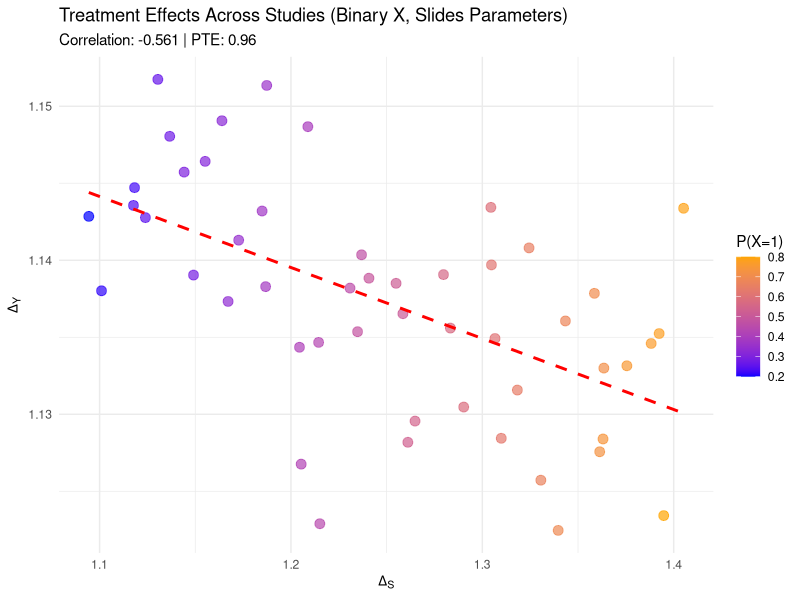
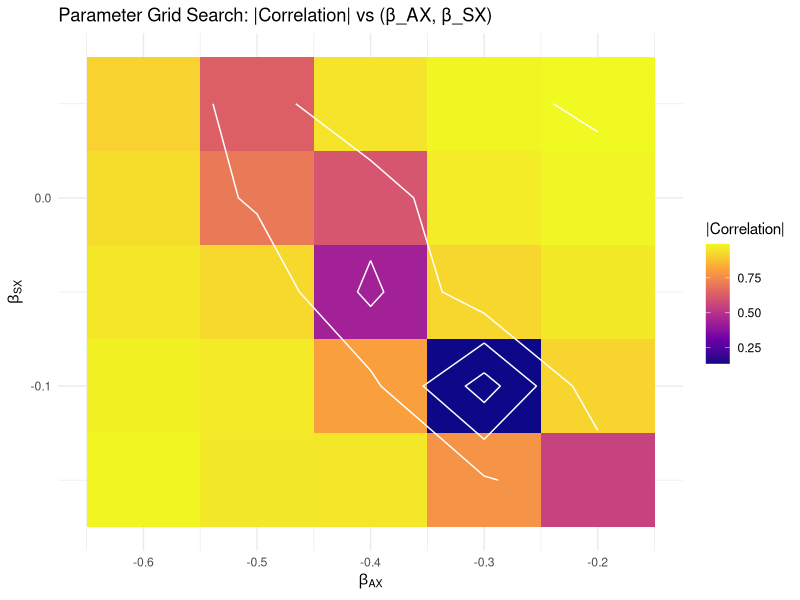
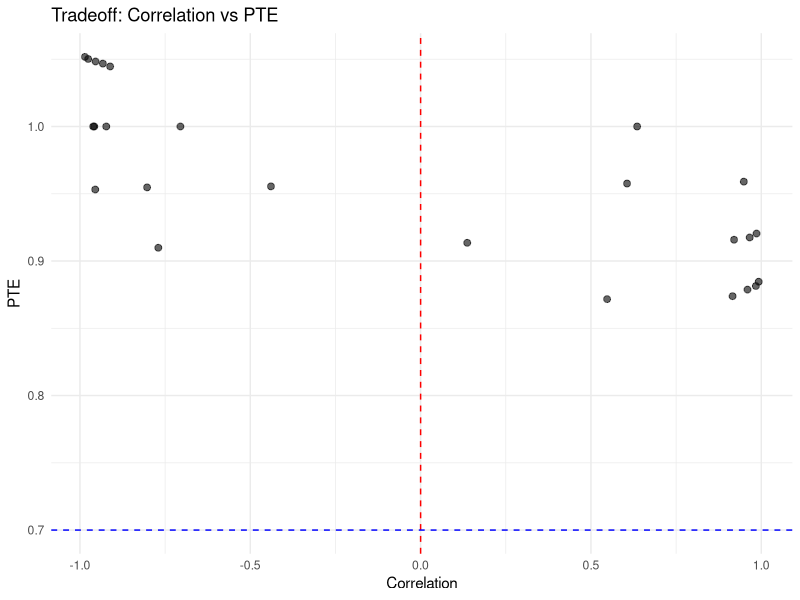
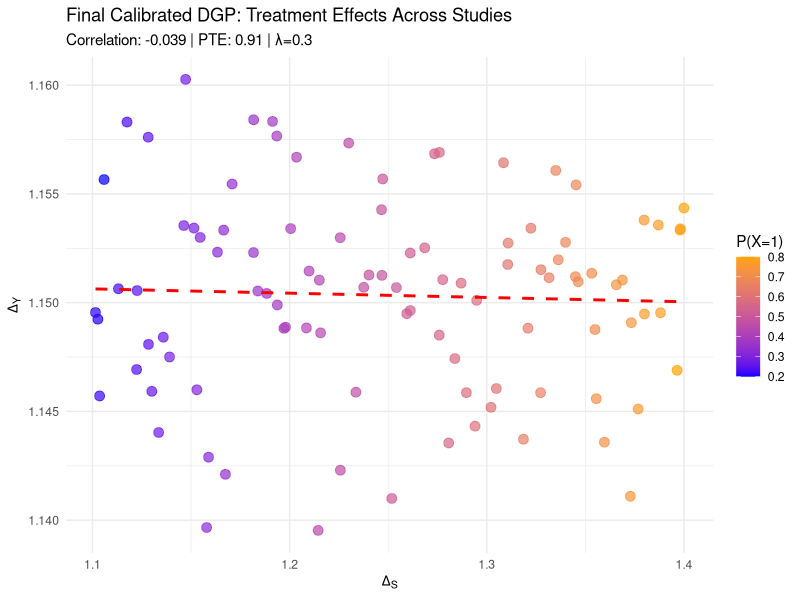

The R source for these figures, in order:
# Parameter Calibration for Discrete X DGP
#
# Goal: Find DGP parameters that produce:
# - High PTE (≈ 0.7) in reference study P₀
# - Near-zero correlation (≈ 0 to 0.1) across studies within TV ball
# - Binary X ∈ {0, 1}
#
# Strategy:
# 1. Start with slides DGP parameters (known to work for continuous X)
# 2. Test with binary X instead of continuous
# 3. Grid search over key parameters if needed
# 4. Validate that TV ball of radius λ covers meaningful study variation

library(dplyr)
library(ggplot2)

# =============================================================================
# Helper Functions
# =============================================================================

#' Generate RCT data with binary X
#'
#' @param n Sample size
#' @param p_X Probability that X=1 (default: 0.5 for P₀)
#' @param params Named list of DGP parameters
#' @param seed Random seed
generate_binary_x_data <- function(n, p_X = 0.5, params, seed = NULL) {
  if (!is.null(seed)) set.seed(seed)

  # Generate binary X
  X <- rbinom(n, 1, p_X)
  A <- rbinom(n, 1, 0.5)

  # S = (gamma_A + gamma_AX * X) * A + ε_S
  S <- (params$gamma_A + params$gamma_AX * X) * A +
       rnorm(n, sd = params$sigma_S)

  # Y = (beta_A + beta_AX * X) * A + beta_S * S + beta_SX * S * X + ε_Y
  Y <- (params$beta_A + params$beta_AX * X) * A +
       params$beta_S * S +
       params$beta_SX * S * X +
       rnorm(n, sd = params$sigma_Y)

  data.frame(X = X, A = A, S = S, Y = Y)
}

#' Compute true treatment effects for a given p_X
#'
#' @param n_large Large sample size for stable estimates
#' @param p_X Probability that X=1
#' @param params DGP parameters
compute_treatment_effects <- function(n_large = 50000, p_X, params) {
  data <- generate_binary_x_data(n_large, p_X, params)

  Delta_S <- mean(data$S[data$A == 1]) - mean(data$S[data$A == 0])
  Delta_Y <- mean(data$Y[data$A == 1]) - mean(data$Y[data$A == 0])

  c(Delta_S = Delta_S, Delta_Y = Delta_Y)
}

#' Compute correlation across studies within TV ball
#'
#' @param p_X_0 Reference probability P₀(X=1)
#' @param lambda TV ball radius
#' @param params DGP parameters
#' @param n_studies Number of studies to sample
#' @param n_per_study Sample size per study
compute_correlation_in_tv_ball <- function(p_X_0 = 0.5,
                                           lambda = 0.3,
                                           params,
                                           n_studies = 100,
                                           n_per_study = 50000) {
  # TV ball for binary X: [max(0, p_X_0 - lambda), min(1, p_X_0 + lambda)]
  p_X_min <- max(0, p_X_0 - lambda)
  p_X_max <- min(1, p_X_0 + lambda)

  # Sample p_X values uniformly from TV ball
  p_X_values <- seq(p_X_min, p_X_max, length.out = n_studies)

  effects <- t(sapply(p_X_values, function(p) {
    compute_treatment_effects(n_per_study, p, params)
  }))

  correlation <- cor(effects[, "Delta_S"], effects[, "Delta_Y"])

  list(
    correlation = correlation,
    Delta_S = effects[, "Delta_S"],
    Delta_Y = effects[, "Delta_Y"],
    p_X_values = p_X_values,
    p_X_range = c(p_X_min, p_X_max)
  )
}

#' Compute PTE in reference study
#'
#' @param params DGP parameters
#' @param p_X_0 Reference probability P₀(X=1)
#' @param n_large Large n for stable estimates
compute_pte <- function(params, p_X_0 = 0.5, n_large = 50000) {
  data <- generate_binary_x_data(n_large, p_X_0, params)

  # Simple regression-based PTE
  # Regress Y[A=1] on S[A=1]
  # Regress Y[A=0] on S[A=0]

  data_treated <- data[data$A == 1, ]
  data_control <- data[data$A == 0, ]

  fit_1 <- lm(Y ~ S, data = data_treated)
  fit_0 <- lm(Y ~ S, data = data_control)

  # Treatment effect on S
  Delta_S <- mean(data_treated$S) - mean(data_control$S)

  # Treatment effect on Y
  Delta_Y <- mean(data_treated$Y) - mean(data_control$Y)

  # PTE = (Delta_Y - direct effect) / Delta_Y
  # Direct effect ≈ beta_A + beta_AX * E[X]
  direct_effect <- params$beta_A + params$beta_AX * p_X_0

  pte <- 1 - direct_effect / Delta_Y

  list(
    pte = pte,
    Delta_S = Delta_S,
    Delta_Y = Delta_Y,
    direct_effect = direct_effect
  )
}

# =============================================================================
# Test 1: Slides Parameters with Binary X
# =============================================================================

message("\n=== Test 1: Slides Parameters with Binary X ===\n")

params_slides <- list(
  gamma_A = 1.0,
  gamma_AX = 0.5,
  beta_A = 0.25,
  beta_AX = -0.4,
  beta_S = 0.9,
  beta_SX = -0.05,
  sigma_S = 0.5,
  sigma_Y = 0.5
)

# Compute PTE in P₀
pte_result <- compute_pte(params_slides, p_X_0 = 0.5)
cat(sprintf("PTE in P₀ (p_X=0.5): %.3f\n", pte_result$pte))
cat(sprintf("  Delta_S = %.3f\n", pte_result$Delta_S))
cat(sprintf("  Delta_Y = %.3f\n", pte_result$Delta_Y))
cat(sprintf("  Direct effect = %.3f\n", pte_result$direct_effect))

# Compute correlation across TV ball
cor_result <- compute_correlation_in_tv_ball(
  p_X_0 = 0.5,
  lambda = 0.3,
  params = params_slides,
  n_studies = 50
)

cat(sprintf("\nCorrelation within TV ball (λ=0.3): %.3f\n", cor_result$correlation))
cat(sprintf("  p_X range: [%.2f, %.2f]\n",
            cor_result$p_X_range[1], cor_result$p_X_range[2]))
cat(sprintf("  Delta_S range: [%.3f, %.3f]\n",
            min(cor_result$Delta_S), max(cor_result$Delta_S)))
cat(sprintf("  Delta_Y range: [%.3f, %.3f]\n",
            min(cor_result$Delta_Y), max(cor_result$Delta_Y)))

# Visualize
plot_data <- data.frame(
  Delta_S = cor_result$Delta_S,
  Delta_Y = cor_result$Delta_Y,
  p_X = cor_result$p_X_values
)

p1 <- ggplot(plot_data, aes(x = Delta_S, y = Delta_Y, color = p_X)) +
  geom_point(size = 3, alpha = 0.7) +
  geom_smooth(method = "lm", se = FALSE, color = "red", linetype = "dashed") +
  scale_color_gradient(low = "blue", high = "orange") +
  labs(
    title = "Treatment Effects Across Studies (Binary X, Slides Parameters)",
    subtitle = sprintf("Correlation: %.3f | PTE: %.2f",
                       cor_result$correlation, pte_result$pte),
    x = expression(Delta[S]),
    y = expression(Delta[Y]),
    color = "P(X=1)"
  ) +
  theme_minimal()

print(p1)

# =============================================================================
# Test 2: Parameter Grid Search
# =============================================================================

message("\n=== Test 2: Parameter Grid Search ===\n")
message("Searching for parameters giving |correlation| < 0.15...\n")

# Grid over key parameters
beta_AX_values <- seq(-0.6, -0.2, by = 0.1)
beta_SX_values <- seq(-0.15, 0.05, by = 0.05)

grid_results <- expand.grid(
  beta_AX = beta_AX_values,
  beta_SX = beta_SX_values
)

grid_results$correlation <- NA
grid_results$pte <- NA

for (i in seq_len(nrow(grid_results))) {
  if (i %% 10 == 0) {
    message(sprintf("  Testing combination %d/%d", i, nrow(grid_results)))
  }

  params_test <- params_slides
  params_test$beta_AX <- grid_results$beta_AX[i]
  params_test$beta_SX <- grid_results$beta_SX[i]

  # Compute correlation (smaller n for speed)
  cor_test <- compute_correlation_in_tv_ball(
    p_X_0 = 0.5,
    lambda = 0.3,
    params = params_test,
    n_studies = 30,
    n_per_study = 20000
  )

  pte_test <- compute_pte(params_test, p_X_0 = 0.5, n_large = 20000)

  grid_results$correlation[i] <- cor_test$correlation
  grid_results$pte[i] <- pte_test$pte
}

# Find best parameters
grid_results$abs_correlation <- abs(grid_results$correlation)
grid_results <- grid_results[order(grid_results$abs_correlation), ]

cat("\n--- Top 5 Parameter Combinations ---\n")
print(head(grid_results[, c("beta_AX", "beta_SX", "correlation", "pte")], 5))

# Visualize grid
p2 <- ggplot(grid_results, aes(x = beta_AX, y = beta_SX, fill = abs_correlation)) +
  geom_tile() +
  geom_contour(aes(z = abs_correlation), color = "white", bins = 5) +
  scale_fill_viridis_c(option = "plasma") +
  labs(
    title = "Parameter Grid Search: |Correlation| vs (β_AX, β_SX)",
    x = expression(beta[AX]),
    y = expression(beta[SX]),
    fill = "|Correlation|"
  ) +
  theme_minimal()

print(p2)

p3 <- ggplot(grid_results, aes(x = correlation, y = pte)) +
  geom_point(size = 2, alpha = 0.6) +
  geom_vline(xintercept = 0, linetype = "dashed", color = "red") +
  geom_hline(yintercept = 0.7, linetype = "dashed", color = "blue") +
  labs(
    title = "Tradeoff: Correlation vs PTE",
    x = "Correlation",
    y = "PTE"
  ) +
  theme_minimal()

print(p3)

# =============================================================================
# Test 3: Validate Best Parameters
# =============================================================================

message("\n=== Test 3: Validate Best Parameters ===\n")

best_params <- params_slides
best_params$beta_AX <- grid_results$beta_AX[1]
best_params$beta_SX <- grid_results$beta_SX[1]

cat("Best parameters found:\n")
cat(sprintf("  beta_AX = %.3f\n", best_params$beta_AX))
cat(sprintf("  beta_SX = %.3f\n", best_params$beta_SX))

# Full validation with larger n
pte_final <- compute_pte(best_params, p_X_0 = 0.5, n_large = 100000)
cor_final <- compute_correlation_in_tv_ball(
  p_X_0 = 0.5,
  lambda = 0.3,
  params = best_params,
  n_studies = 100,
  n_per_study = 100000
)

cat(sprintf("\nFinal validation (n=100,000):\n"))
cat(sprintf("  PTE: %.3f\n", pte_final$pte))
cat(sprintf("  Correlation: %.3f\n", cor_final$correlation))

# Plot final results
plot_final <- data.frame(
  Delta_S = cor_final$Delta_S,
  Delta_Y = cor_final$Delta_Y,
  p_X = cor_final$p_X_values
)

p4 <- ggplot(plot_final, aes(x = Delta_S, y = Delta_Y, color = p_X)) +
  geom_point(size = 3, alpha = 0.7) +
  geom_smooth(method = "lm", se = FALSE, color = "red", linetype = "dashed") +
  scale_color_gradient(low = "blue", high = "orange") +
  labs(
    title = "Final Calibrated DGP: Treatment Effects Across Studies",
    subtitle = sprintf("Correlation: %.3f | PTE: %.2f | λ=0.3",
                       cor_final$correlation, pte_final$pte),
    x = expression(Delta[S]),
    y = expression(Delta[Y]),
    color = "P(X=1)"
  ) +
  theme_minimal()

print(p4)

# Save best parameters
cat("\n--- Recommended DGP Parameters ---\n")
cat("Copy these to validation/dgp_discrete_x.R:\n\n")
cat("params_discrete_x <- list(\n")
for (param_name in names(best_params)) {
  cat(sprintf("  %s = %.3f%s\n",
              param_name,
              best_params[[param_name]],
              ifelse(param_name == names(best_params)[length(best_params)], "", ",")))
}
cat(")\n")

message("\n=== Calibration Complete ===\n")
